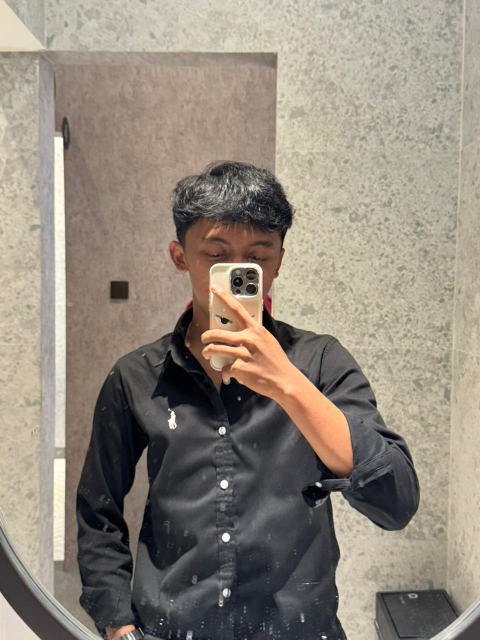
#> input picture contoh.jpeg, 960 x 1280 px (shown at 1/2 size)
$ python perspective.py
#> lines starting #> are read from the running program, lines starting #| are printed output that depends on the picture

import cv2
import numpy as np
import matplotlib.pyplot as plt

# ==================================================
# 1. MEMBACA GAMBAR
# ==================================================

nama_file = "contoh.jpeg"

img = cv2.imread(nama_file)
#> img is the input picture: shape (1280, 960, 3); mean B, G, R 124.2, 136, 145.4

if img is None:
    raise FileNotFoundError(
        f"Gambar '{nama_file}' tidak ditemukan. "
        "Periksa nama file dan lokasi gambar."
    )

# Mengubah BGR menjadi RGB
img_rgb = cv2.cvtColor(
    img,
    cv2.COLOR_BGR2RGB
)

# Mengambil ukuran gambar asli
tinggi, lebar = img.shape[:2]
#> tinggi = 1280; lebar = 960

print("Ukuran gambar asli:")
print("Lebar  :", lebar)
#| Lebar  : 960
print("Tinggi :", tinggi)
#| Tinggi : 1280


# ==================================================
# 2. MENYIAPKAN GAMBAR UNTUK TAMPILAN
# ==================================================

titik = []

# Batas maksimal ukuran jendela
max_lebar = 800
max_tinggi = 600

# Menghitung faktor pengecilan
skala = min(
    max_lebar / lebar,
    max_tinggi / tinggi,
    1.0
)
#> skala = 0.469

# Memperkecil gambar hanya untuk tampilan
display = cv2.resize(
    img,
    None,
    fx=skala,
    fy=skala,
    interpolation=cv2.INTER_AREA
)
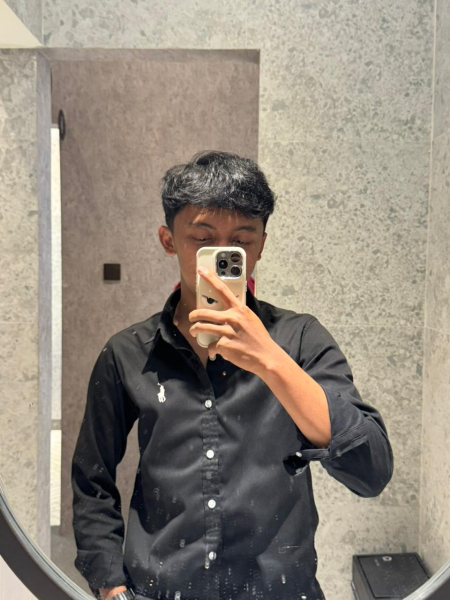
#> display: shape (600, 450, 3); mean B, G, R 124.2, 136, 145.4

img_display = display.copy()


# ==================================================
# 3. FUNGSI MEMILIH 4 TITIK DENGAN MOUSE
# ==================================================

# [46 lines left out: function pilih_titik, not called in this run]


# ==================================================
# 4. MENAMPILKAN GAMBAR DAN MEMILIH TITIK
# ==================================================

nama_window = "Pilih 4 Sudut Dokumen"

cv2.namedWindow(
    nama_window,
    cv2.WINDOW_AUTOSIZE
)

cv2.setMouseCallback(
    nama_window,
    pilih_titik
)

cv2.imshow(
    nama_window,
    img_display
)

print("\nPilih empat sudut dokumen secara berurutan:")
print("1. Kiri atas")
print("2. Kanan atas")
print("3. Kanan bawah")
print("4. Kiri bawah")
print("\nTekan ESC untuk membatalkan.")

# Menunggu hingga empat titik dipilih
while len(titik) < 4:

    key = cv2.waitKey(20) & 0xFF
#> (key Esc is pressed here)

    if key == 27:  # Tombol ESC
        break

cv2.destroyAllWindows()

# Validasi jumlah titik
if len(titik) != 4:
#> (the run stopped early here; a loop or call above may not have finished)

$ run again, with hasil_rotasi_180.jpg copied over contoh.jpeg
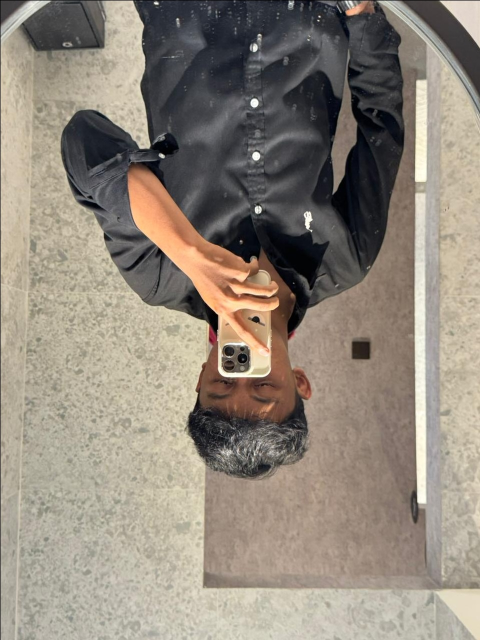
#> input picture hasil_rotasi_180.jpg, 960 x 1280 px (shown at 1/2 size)
#> img is the input picture: shape (1280, 960, 3); mean B, G, R 123.9, 135.7, 145
#| Lebar  : 960
#| Tinggi : 1280
#> `display = cv2.resize( img, None, fx=skala, fy=skala, interpolation=cv2..`:
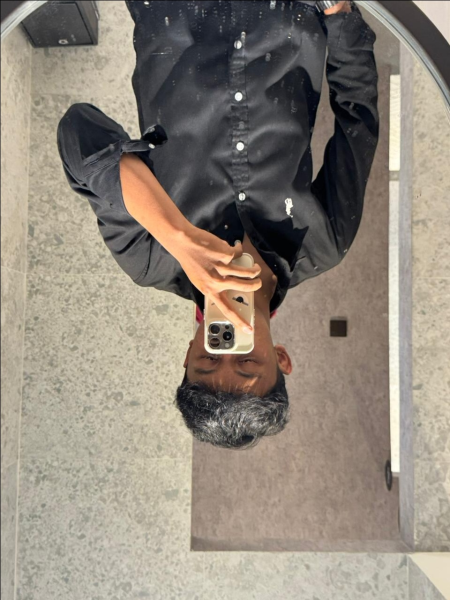
#> display: shape (600, 450, 3); mean B, G, R 123.9, 135.7, 145

$ run again, with hasil_rotasi_45.jpg copied over contoh.jpeg
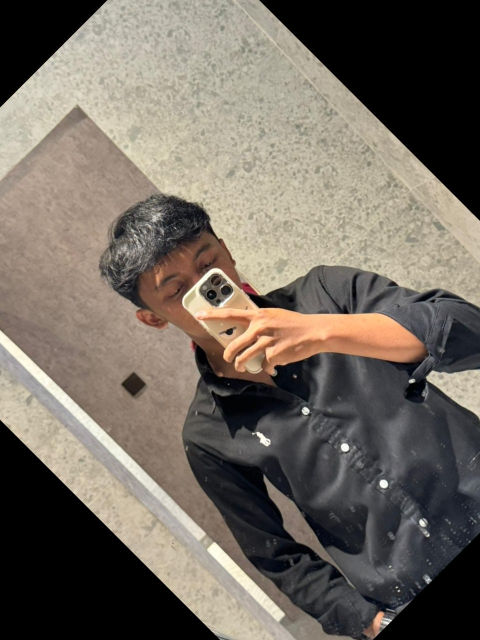
#> input picture hasil_rotasi_45.jpg, 960 x 1280 px (shown at 1/2 size)
#> img is the input picture: shape (1280, 960, 3); mean B, G, R 96.3, 105.8, 113.8
#| Lebar  : 960
#| Tinggi : 1280
#> `display = cv2.resize( img, None, fx=skala, fy=skala, interpolation=cv2..`:
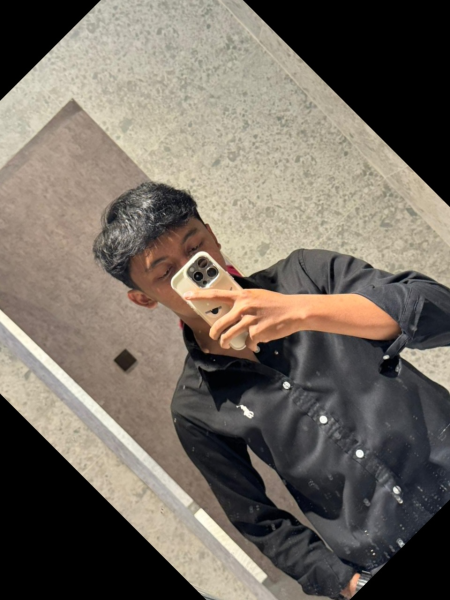
#> display: shape (600, 450, 3); mean B, G, R 96.3, 105.8, 113.8

$ run again, with hasil_rotasi_90.jpg copied over contoh.jpeg
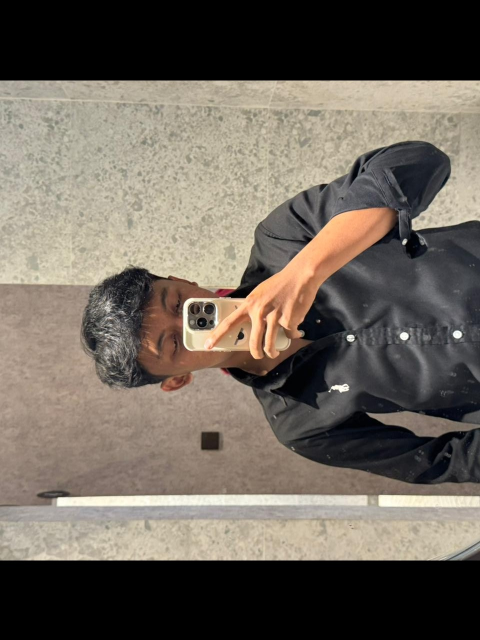
#> input picture hasil_rotasi_90.jpg, 960 x 1280 px (shown at 1/2 size)
#> img is the input picture: shape (1280, 960, 3); mean B, G, R 91.6, 101.4, 109.8
#| Lebar  : 960
#| Tinggi : 1280
#> `display = cv2.resize( img, None, fx=skala, fy=skala, interpolation=cv2..`:
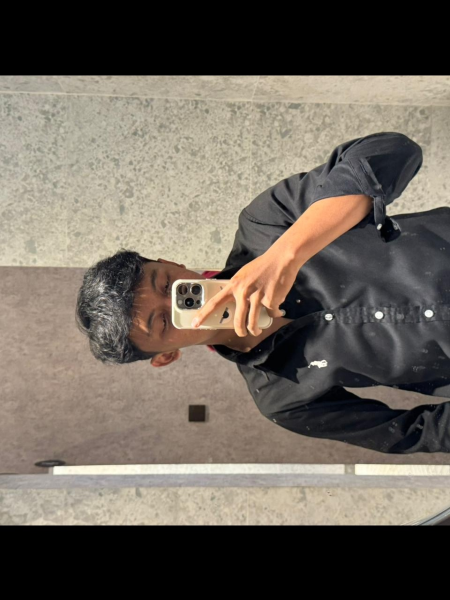
#> display: shape (600, 450, 3); mean B, G, R 91.6, 101.4, 109.8
